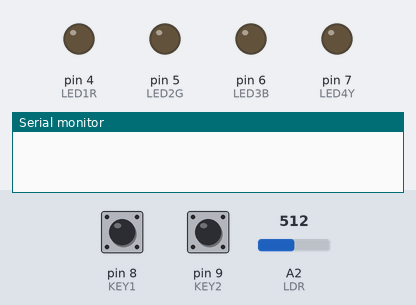
Recording of a sketch running on a simulated Arduino Uno, built with avr-gcc and run on an emulated ATmega328P. On the bench: output pins drawn as LEDs (lit = HIGH), the last lines printed to the serial monitor. The inputs (shaded band) are chosen by the test bench; at power-on: pin 8 (KEY1) HIGH, A2 (LDR) = 512, pin 9 (KEY2) HIGH.

Above: at 1.2 s.
1.3 s: pin 8 (KEY1) pulled LOW for 0.15 s
2.9 s: A2 (LDR) set to 476
At 3.7 s:
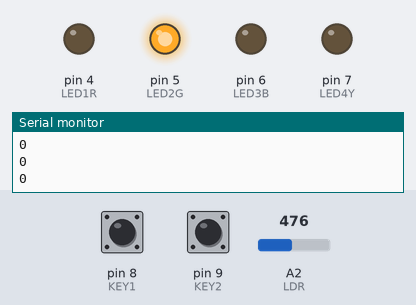
4.4 s: pin 9 (KEY2) pulled LOW for 0.15 s
6.0 s: pin 8 (KEY1) pulled LOW for 1 s
At 7.0 s:
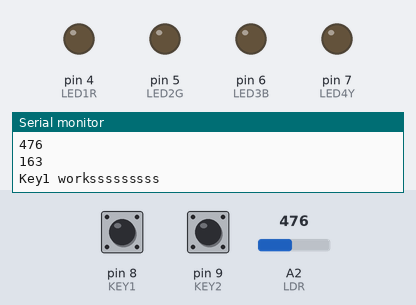
8.5 s: A2 (LDR) set to 444
At 9.7 s:
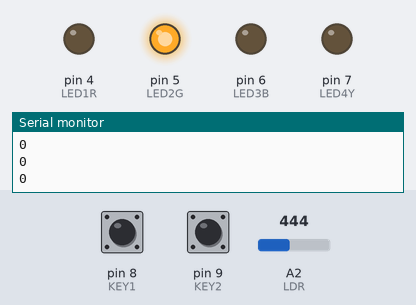
Timing chart, 0 to 11.1 s (numbered marks = the images above; inputs shaded):
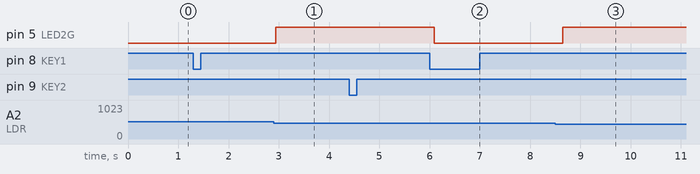

Measured:
- the behaviour switches between 493 and 492 on A2 (LDR) (found by bisection; images 0 and 1)
- the behaviour switches between 458 and 457 on A2 (LDR) (found by bisection; images 2 and 3)
- after the input at 2.9 s, pin 5 (LED2G): LOW → HIGH at once
- after the input at 6.0 s, pin 5 (LED2G): HIGH → LOW after 0.10 s
- after the input at 8.5 s, pin 5 (LED2G): LOW → HIGH after 0.15 s

The sketch:

LightBridge.ino
```cpp
const int LED1R = 4;
const int LED2G = 5;
const int LED3B = 6;
const int LED4Y = 7;
const int KEY1 = 8;
const int KEY2 = 9;
const int LDR = A2;

unsigned long debounceTimer = 0;

int ldrValueEnvironment;
int ldrValue;
int ldrEnvironmentNow;

bool stateChangeLight;

int counterPizza;
int lightInDark;

bool lightIsOff = false;
bool oldLightIsOff = false;


bool key1State = true;
bool key1OldState = true;
bool key1Click = true;

bool key2State = true;
bool key2OldState = true;
bool key2Click = true;


void setup() {
  //Initializing pin modes (output or input and digital or analog)
  pinMode(LED1R, OUTPUT);
  pinMode(LED2G, OUTPUT);
  pinMode(LED3B, OUTPUT);
  pinMode(LED4Y, OUTPUT);
  pinMode(KEY1, INPUT_PULLUP);
  pinMode(KEY2, INPUT_PULLUP);
  pinMode(LDR, INPUT);
  Serial.begin(9600);    //Using the Serial monitor for debugging
  debounceTimer = millis();
}


void loop() {

  key1State = digitalRead(KEY1);
  key2State = digitalRead(KEY2);


  //Debounce method
  if (millis() - debounceTimer < 80)
  {
    return;
  }
  else
  {
    debounceTimer = millis();
  }


  if (key2State != key2OldState)
  {
    key2OldState = key2State;
    key2Click = true;
  } else
  {
    key2Click = false;
  }


  if (key1State != key1OldState)
  {
    key1OldState = key1State;
    key1Click = true;
  } else
  {
    key1Click = false;
  }


  //Making KEY1 Click do something   - State change doesnt work with method, its getting executed non-stop if I hold the button
  if (key1Click && !key1State)
  {
    ldrValueEnvironment = map(analogRead(LDR), 0, 1023, 0, 351);
    counterPizza = 0;
    Serial.println(analogRead(LDR));
    Serial.println(ldrValueEnvironment);
    Serial.println("Key1 worksssssssss");
  }


  //Making KEY2 Click do something
  if (key2Click && !key2State)
  {

    Serial.println(analogRead(LDR) / 5);
    Serial.println("Key2Workinggg");
  }


  ldrEnvironmentNow = map(analogRead(LDR), 0, 1023, 0, 351);

  if (lightIsOff != oldLightIsOff)
  {
    stateChangeLight = true;
    oldLightIsOff = lightIsOff;
  }
  else
  {
    stateChangeLight = false;
    oldLightIsOff = lightIsOff;
  }


  if (ldrValueEnvironment - 6 > ldrEnvironmentNow)
  {
    lightIsOff = true;

  } else
  {

    lightIsOff = false;
  }


  if (lightIsOff)
  {
    digitalWrite(LED2G, HIGH);
    lightInDark = map(analogRead(LDR), 0, 1023, 0, 351);
  }
  else
  {
    digitalWrite(LED2G, LOW);
    Serial.println();
  }

  if (stateChangeLight && lightInDark < ldrEnvironmentNow)
  {
    counterPizza++;
  }
  if (lightIsOff)
  {
    Serial.println(counterPizza);
  }
  delay(150);
}
```
